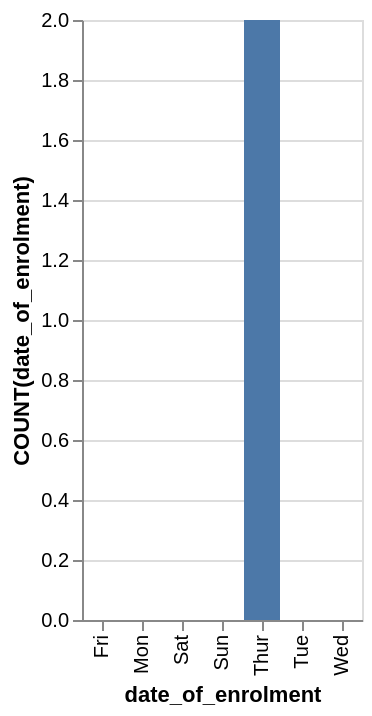

The specification (Vega-Lite) saved for this image:
### Vega-Lite specification from a JSON file in a GitHub repository (floating-point values rounded to 4 significant figures)
{"data": {"values": [{"x_data": "Mon", "y_data": 0}, {"x_data": "Tue", "y_data": 0}, {"x_data": "Wed", "y_data": 0}, {"x_data": "Thur", "y_data": 2}, {"x_data": "Fri", "y_data": 0}, {"x_data": "Sat", "y_data": 0}, {"x_data": "Sun", "y_data": 0}]}, "mark": "bar", "encoding": {"x": {"field": "x_data", "type": "nominal", "title": "date_of_enrolment", "sort": "ascending"}, "y": {"field": "y_data", "type": "quantitative", "title": "COUNT(date_of_enrolment)"}}}
